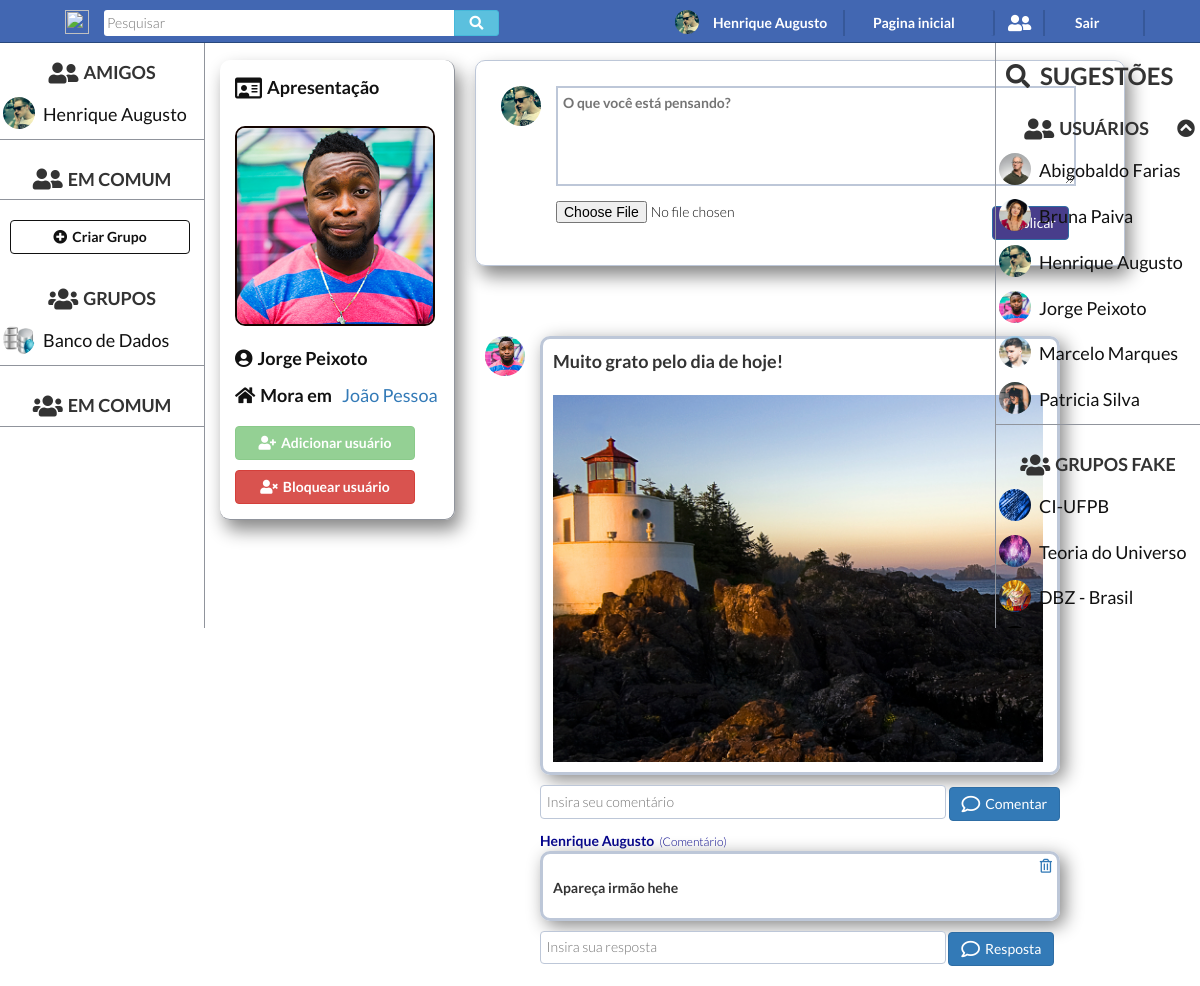
The app's page /web-project/profilefak.php?user=jorge@hotmail.com (signed in) with its own data.
### tables this page shows
CREATE TABLE `usuario` (
  `id_usuario` varchar(255) NOT NULL,
  `nome_usuario` varchar(255) NOT NULL,
  `visibilidade` int(11) NOT NULL,
  `cidade` varchar(255) NOT NULL,
  `foto_usuario` varchar(255) NOT NULL,
  `senha` varchar(255) NOT NULL
);

CREATE TABLE `publicacao` (
  `id_publicacao` int(11) NOT NULL,
  `id_mural` int(11) NOT NULL,
  `arquivo` varchar(255) DEFAULT NULL,
  `conteudo` varchar(255) DEFAULT NULL,
  `id_autor` varchar(255) NOT NULL
);

CREATE TABLE `comentario` (
  `id_comentario` int(11) NOT NULL,
  `id_publicacao` int(11) NOT NULL,
  `id_autor` varchar(255) NOT NULL,
  `conteudo` varchar(255) NOT NULL
);

CREATE TABLE `grupo` (
  `id_grupo` int(11) NOT NULL,
  `nome_grupo` varchar(255) NOT NULL,
  `descricao` varchar(255) NOT NULL,
  `foto_grupo` varchar(255) NOT NULL,
  `privacidade` int(11) NOT NULL
);

CREATE TABLE `membro` (
  `id_grupo` int(11) NOT NULL,
  `id_usuario` varchar(255) NOT NULL,
  `status_participacao` int(11) NOT NULL,
  `status_adm` int(11) NOT NULL,
  `autor_block` varchar(255) NOT NULL
);

### web-project/profilefak.php (the view, shortened to what the rows shown need)
<?PHP
	$conecta =  mysqli_connect("localhost","root","","fakebook");
	$usuario_perfil = $_GET['user'];
	$user_logado = $_SESSION['id_usuario'];
	$sql_dados_logado = "SELECT * FROM Usuario WHERE id_usuario = '$user_logado'";
	$sql_dados = "SELECT * FROM Usuario WHERE id_usuario = '$usuario_perfil'";
	$sql_usuarios = "SELECT id_usuario,nome_usuario,foto_usuario FROM Usuario";
	$sql_user_amigos1 = "SELECT id_usuario, nome_usuario, foto_usuario FROM Usuario INNER JOIN Amizade ON Amizade.id_usuario2 = usuario.id_usuario AND Amizade.status_amizade=1 AND Amizade.id_usuario1='$usuario_perfil'";
	$sql_blockadd1 = "SELECT * FROM Amizade WHERE id_usuario1='$user_logado' AND id_usuario2='$usuario_perfil' AND (status_amizade=1 OR status_amizade=2)";
	$sql_blockadd2 = "SELECT * FROM Amizade WHERE id_usuario2='$user_logado' AND id_usuario1='$usuario_perfil' AND (status_amizade=1 OR status_amizade=2)";
	$sql_blockvisiamg1 = "SELECT * FROM Amizade WHERE id_usuario1='$user_logado' AND id_usuario2='$usuario_perfil' AND status_amizade=1";
	$sql_blockvisiamg2 = "SELECT * FROM Amizade WHERE id_usuario2='$user_logado' AND id_usuario1='$usuario_perfil' AND status_amizade=1";
	$conexao_dados = mysqli_query($conecta, $sql_dados) or die ("Erro na seleção dos dados do usuario.");
	$conexao_dados_logado = mysqli_query($conecta, $sql_dados_logado) or die ("Erro na seleção dos dados do usuario logado.");
	$conexao_usuarios = mysqli_query($conecta, $sql_usuarios) or die ("Erro na seleção dos usuarios do sistema.");
	$conexao_user_amigos1 = mysqli_query($conecta, $sql_user_amigos1) or die ("Erro na seleção dos Amigos do usuario visitado.");
	$conexao_blockadd1 = mysqli_query($conecta, $sql_blockadd1) or die ("Erro na verificação do botão de adicionar.");
	$conexao_blockadd2 = mysqli_query($conecta, $sql_blockadd2) or die ("Erro na verificação do botão de adicionar.");
	$conexao_blockvisiamg1 = mysqli_query($conecta, $sql_blockvisiamg1) or die ("Erro na verificação da amizade.");
	$conexao_blockvisiamg2 = mysqli_query($conecta, $sql_blockvisiamg2) or die ("Erro na verificação da amizade.");
	$dados_user = mysqli_fetch_assoc($conexao_dados);
	$dados_user_logado = mysqli_fetch_assoc($conexao_dados_logado);
	$emComum1 = mysqli_fetch_all($conexao_user_amigos1);
	$blockadd = false;
	if(mysqli_num_rows ($conexao_blockadd1) > 0 or mysqli_num_rows ($conexao_blockadd2)>0){
		$blockadd = true;
	}
	$blockvisiamg = false;
	if(mysqli_num_rows ($conexao_blockvisiamg1) > 0 or mysqli_num_rows ($conexao_blockvisiamg2)>0){
		$blockvisiamg = true;
	}
	$blockamgamg = false;
?>
<?php
	$sql_mural_visitado = "SELECT id_mural FROM mural_usuario WHERE id_usuario='$usuario_perfil'";
	$conexao_mural_visitado = mysqli_query($conecta, $sql_mural_visitado) or die (header('Falha ao capturar mural'));
	$index_mural_visitado = mysqli_fetch_assoc($conexao_mural_visitado);
	$sql_seleciona_post = "SELECT * FROM publicacao WHERE id_mural='".$index_mural_visitado['id_mural']."' ORDER BY id_publicacao DESC";
	$conexao_seleciona_post = mysqli_query($conecta, $sql_seleciona_post) or die (header('Falha ao capturar publicações'));
	$sql_seleciona_mural_logado = "SELECT id_mural FROM mural_usuario WHERE id_usuario='$user_logado'";
	$conexao_seleciona_mural_logado = mysqli_query($conecta, $sql_seleciona_mural_logado) or die (header('Falha ao selecionar mural do usuario logado'));
	$id_mural_user_logado = mysqli_fetch_assoc($conexao_seleciona_mural_logado);
?>
<?php
	$sql_selecio_allgroups = "SELECT * FROM grupo";
	$sql_seleciona_grupos = "SELECT * FROM grupo INNER JOIN membro ON membro.id_grupo = grupo.id_grupo AND membro.id_usuario = '$usuario_perfil' AND membro.status_participacao=1";
	$conexao_seleciona_grupos  = mysqli_query($conecta, $sql_seleciona_grupos ) or die (header('Falha ao selecionar grupos do usuário visitado'));
	$conexao_selecio_allgroups  = mysqli_query($conecta, $sql_selecio_allgroups ) or die (header('Falha ao selecionar todos os grupos do sistema'));
	$grupos_user = mysqli_fetch_all($conexao_seleciona_grupos);
?>
<!DOCTYPE html>
<html lang="pt-br">
<head>
	<link rel="stylesheet"  href="statics/css/style.css">
	<link rel="stylesheet" href="https://use.fontawesome.com/releases/v5.1.0/css/all.css">
	<link rel="stylesheet"  href="https://maxcdn.bootstrapcdn.com/font-awesome/4.7.0/css/font-awesome.min.css">
	<link rel="stylesheet" href="https://maxcdn.bootstrapcdn.com/bootstrap/3.3.7/css/bootstrap.min.css">
</head>
<body>
	<header>
	<nav class="nav-profile">
		<div class="session-user">
			<?php
				echo "<img src=".$dados_user_logado['foto_usuario']."><span>".$dados_user_logado['nome_usuario']."<span>";
			?>
		</div>
	</nav>
	</header>
	<main class="content-wrapper">
		<div class="data-user">
			<label><i class="far fa-id-card fa-lg"></i>Apresentação</label><br>
			<?php
				echo "<img src=".$dados_user['foto_usuario']."><br><label><i class='fas fa-user-circle'></i>".$dados_user['nome_usuario']."</label><br><label>";
				if($dados_user['visibilidade'] == 3 or $blockvisiamg or $dados_user['id_usuario']==$dados_user_logado['id_usuario'] or $blockamgamg){
					echo "<i class='fas fa-home'></i>Mora em</label><a href=''><h4>".$dados_user['cidade']."</h4></a><br>";
				}else{
					echo "<i class='fas fa-user-lock'></i></label><a href=''><h4>Privado</h4></a><br>";
				}
			?>
			<button class="btn btn-success" onclick="window.location=
			<?php echo "'friendship.php?amizade_requisitada=".$dados_user['id_usuario']."'" ?>"
			<?php if($dados_user_logado['id_usuario']==$dados_user['id_usuario'] or $blockadd){
				echo "disabled";
			} ?>
			><i class="fas fa-user-plus"></i>Adicionar usuário</button><br>
			<button class="btn btn-danger" onclick="window.location=
			<?php echo "'friendship.php?bloqueio_requisitado=".$dados_user['id_usuario']."&id_mural_logado=".$id_mural_user_logado['id_mural']."'" ?>"
			<?php if($dados_user_logado['id_usuario']==$dados_user['id_usuario']){
				echo "disabled";
			} ?>
			><i class="fas fa-user-times"></i>Bloquear usuário</button>
		</div>
		<?php
		if($dados_user['visibilidade'] == 3 or $blockvisiamg or $dados_user['id_usuario']==$dados_user_logado['id_usuario'] or $blockamgamg){
		?>
		<form class="input-mural" enctype="multipart/form-data"  action="posts.php" method="POST" id="post_usuario">
			<div class="content-input">
				<?php
					echo "<img src=".$dados_user_logado['foto_usuario'].">";
				?>
				<textarea name="content-post-input" placeholder="O que você está pensando?"></textarea>
			</div>
			<div class="footer-input">
				<input type="file" name="imagem_post_usuario" id="imagem_post_usuario">
				<input class="btn btn-primary" type="submit" name="btn-newpost"
				<?php
					if(!$blockvisiamg && $user_logado!=$usuario_perfil){
						echo "disabled=true";
					}
				?>
				value="Publicar">
			</div>
		</form>
		<div class="mural-posts">
		<?php
			if(mysqli_num_rows($conexao_seleciona_post)>0){
				while ($linha = mysqli_fetch_assoc($conexao_seleciona_post)) {
					$sql_info_autor = "SELECT * FROM Usuario WHERE id_usuario='".$linha['id_autor']."'";
					$conexao_info_autor = mysqli_query($conecta, $sql_info_autor) or die (header('Falha ao capturar informações do autor da publicação'));
					$dados_info_autor = mysqli_fetch_assoc($conexao_info_autor);
					$aval_block_post = false;
					if (!$aval_block_post) {
				?>
				<div class="myposts">
					<div class="item-post">
						<img class="img-autor-pub" <?php echo "src='".$dados_info_autor['foto_usuario']."'"; ?>>
						<div class="content-post">
						<?php
							if(!empty($linha['conteudo'])){
								echo "<p>".$linha['conteudo']."</p>";
							}
							if(!empty($linha['arquivo'])){
								echo "<img src='".$linha['arquivo']."''><br>";
							}
						?>
						</div>
					</div>
					<form class="coment-post" action="posts.php" method="POST">
						<input type="text" name="text-coment" placeholder="Insira seu comentário" required autocomplete="off">
						<button class="btn btn-primary" type="submit"
						<?php
							if(!$blockvisiamg && $user_logado!=$usuario_perfil){
								echo "disabled=true";
							}
						?>
						name="btn-comenta"><i class="far fa-comment fa-lg"></i>Comentar</button>
					</form>
					<?php
						$sql_seleciona_coment = "SELECT * FROM comentario WHERE id_publicacao='".$linha['id_publicacao']."'";
						$conexao_seleciona_coment = mysqli_query($conecta, $sql_seleciona_coment) or die (header('Falha ao capturar comentários'));
						$count_id_comentario = 0;
						if(mysqli_num_rows($conexao_seleciona_coment)>0){
							while ($linha_coment = mysqli_fetch_assoc($conexao_seleciona_coment)) {
								$sql_coment_autor = "SELECT * FROM Usuario WHERE id_usuario='".$linha_coment['id_autor']."'";
								$conexao_coment_autor = mysqli_query($conecta, $sql_coment_autor) or die (header('Falha ao capturar informações do autor do comentario'));
								$dados_coment_autor = mysqli_fetch_assoc($conexao_coment_autor);
								$aval_block_coment = false;
								if (!$aval_block_coment) {
					?>
						<div class="mycoments">
							<div class="item-coment">
								<div class="margin-coment">
									<span><?php echo "".$dados_coment_autor['nome_usuario'].""; ?><small>(Comentário)</small></span>
								</div>
								<div class="content-coment">
									<?php
										if($dados_coment_autor['id_usuario'] == $dados_user_logado['id_usuario'] || $dados_user_logado['id_usuario']==$dados_user['id_usuario']){
									?>
									<a href= <?php echo "'posts.php?count_id_comentario=".$count_id_comentario."&id_publicacao=".$linha['id_publicacao']."&user_visitado=".$dados_user['id_usuario']."'"; ?>>
										<i class="far fa-trash-alt pull-right"></i>
									</a>
									<?php
										}
									?>
									<p><?php echo "".$linha_coment['conteudo'].""; ?></p>
								</div>
								<form class="coment-post" action="posts.php" method="POST">
									<input type="text" name="text-resposta" placeholder="Insira sua resposta" autocomplete="off" required>
									<button class="btn btn-primary" type="submit"
									<?php
										if(!$blockvisiamg && $user_logado!=$usuario_perfil){
											echo "disabled=true";
										}
									?>
									 name="btn-resposta"><i class="far fa-comment fa-lg"></i>Resposta</button>
								</form>
							</div>
						</div>
					<?php
							$count_id_comentario += 1;
								}
							}
						}
					?>
				</div>
				<?php
						}
				}
			}
		?>
		</div>
		<?php
			}
		?>
		<div class="panel-fixed-r">
			<div class="users-system">
				<ul class="users-list" id='toggle-user'>
					<?php
						while($linha = mysqli_fetch_assoc($conexao_usuarios)){
							$id_user_logado = $dados_user_logado['id_usuario'];
							$id_user_verficado = $linha['id_usuario'];
							$sql_tablock1 = "SELECT * FROM Amizade WHERE status_amizade=3 AND id_usuario1='$id_user_logado' AND id_usuario2='$id_user_verficado' AND autor_request!='$id_user_logado'";
							$sql_tablock2 = "SELECT * FROM Amizade WHERE status_amizade=3 AND id_usuario2='$id_user_logado' AND id_usuario1='$id_user_verficado' AND autor_request!='$id_user_logado'";
							$sql_tablock1_autor = "SELECT * FROM Amizade WHERE status_amizade=3 AND id_usuario1='$id_user_logado' AND id_usuario2='$id_user_verficado' AND autor_request='$id_user_logado'";
							$sql_tablock2_autor = "SELECT * FROM Amizade WHERE status_amizade=3 AND id_usuario2='$id_user_logado' AND id_usuario1='$id_user_verficado' AND autor_request='$id_user_logado'";
							$conexao_tablock1 = mysqli_query($conecta, $sql_tablock1) or die ("Erro na verificação do bloqueio.");
							$conexao_tablock2 = mysqli_query($conecta, $sql_tablock2) or die ("Erro na verificação do bloqueio");
							$conexao_tablock1_autor = mysqli_query($conecta, $sql_tablock1_autor) or die ("Erro na verificação do bloqueio como autor.");
							$conexao_tablock2_autor = mysqli_query($conecta, $sql_tablock2_autor) or die ("Erro na verificação do bloqueio como autor");
							if(mysqli_num_rows ($conexao_tablock1) > 0 or mysqli_num_rows ($conexao_tablock2) > 0){
								;
							}else
							if(mysqli_num_rows ($conexao_tablock1_autor) > 0 or mysqli_num_rows ($conexao_tablock2_autor) > 0){
								echo "<li><a><img src='".$linha['foto_usuario']."'><h4>".$linha['nome_usuario']."</h4></a><a href=".'friendship.php?unblock='.$linha['id_usuario']."><i class='fas fa-ban'></i></a></li>";
							}else{
								echo "<li><a href=".'profilefak.php?user='.$linha['id_usuario']."><img src='".$linha['foto_usuario']."'><h4>".$linha['nome_usuario']."</h4></a></li>";
							}
						}
					?>
				</ul>
			</div>
			<div class="groups-system">
				<ul class="groups-list">
					<?php
						while($linha = mysqli_fetch_assoc($conexao_selecio_allgroups)){
							$grupo_verificado = $linha['id_grupo'];
							$sql_ver_block = "SELECT * FROM membro WHERE id_grupo='$grupo_verificado' AND id_usuario='$user_logado' AND (status_participacao=3 OR status_participacao=4)";
							$conexao_ver_block = mysqli_query($conecta, $sql_ver_block) or die ("Erro na verificação do bloqueio com o grupo");
							if(mysqli_num_rows($conexao_ver_block)>0){
								;
							}else{
								echo "<li><a href=".'groupsfak.php?group='.$linha['id_grupo']."><img src='".$linha['foto_grupo']."'><h4>".$linha['nome_grupo']."</h4></a></li>";
							}
						}
					?>
				</ul>
			</div>
		</div>
		<div class="panel-fixed-l">
			<div class="users-system">
				<?php
				if($dados_user['visibilidade'] == 3 or $blockvisiamg or $dados_user['id_usuario']==$dados_user_logado['id_usuario'] or $blockamgamg){
				?>
				<ul class="users-list">
					<?php
						foreach ($emComum1 as $value) {
							$id_user_verficado = $value[0];
							$id_user_logado = $dados_user_logado['id_usuario'];
							$sql_verifica1_block1 = "SELECT * FROM Amizade WHERE status_amizade=3 AND id_usuario1='$id_user_logado' AND id_usuario2='$id_user_verficado'";
							$sql_verifica1_block2 = "SELECT * FROM Amizade WHERE status_amizade=3 AND id_usuario2='$id_user_logado' AND id_usuario1='$id_user_verficado'";
							$conexao_verifica1_block1 = mysqli_query($conecta, $sql_verifica1_block1) or die ("Erro na verificação do bloqueio.");
							$conexao_verifica1_block2 = mysqli_query($conecta, $sql_verifica1_block2) or die ("Erro na verificação do bloqueio");
							if(!(mysqli_num_rows ($conexao_verifica1_block1) > 0 or mysqli_num_rows ($conexao_verifica1_block2) > 0)){
								echo "<li><a href=".'profilefak.php?user='.$value[0]."><img src='".$value[2]."'><h4>".$value[1]."</h4></a></li>";
							}
						}
					?>
				</ul>
				<?php
					}
				?>
			</div>
			<div class="groups-system">
				<?php
				if($dados_user['visibilidade'] == 3 or $blockvisiamg or $dados_user['id_usuario']==$dados_user_logado['id_usuario'] or $blockamgamg){
				?>
				<ul class="groups-list">
					<?php
						foreach ($grupos_user as $value) {
							echo "<li><a href=".'groupsfak.php?group='.$value[0]."><img src='".$value[3]."'><h4>".$value[1]."</h4></a></li>";
						}
					?>
				</ul>
				<?php
				}
				?>
			</div>
		</div>
	</main>
</body>
</html>

### records on screen
usuario: foto_usuario (picture), nome_usuario "Henrique Augusto"
usuario: foto_usuario (picture), nome_usuario "Jorge Peixoto", cidade "João Pessoa"
publicacao: id_autor.foto_usuario (picture), conteudo "Muito grato pelo dia de hoje!", arquivo (picture)
comentario: id_autor.nome_usuario "Henrique Augusto", conteudo "Apareça irmão hehe"
usuario: foto_usuario (picture), nome_usuario "Abigobaldo Farias"
usuario: foto_usuario (picture), nome_usuario "Bruna Paiva"
usuario: foto_usuario (picture), nome_usuario "Marcelo Marques"
usuario: foto_usuario (picture), nome_usuario "Patricia Silva"
grupo: foto_grupo (picture), nome_grupo "CI-UFPB"
grupo: foto_grupo (picture), nome_grupo "Teoria do Universo"
grupo: foto_grupo (picture), nome_grupo "DBZ - Brasil"
grupo: foto_grupo (picture)
membro: id_grupo.foto_grupo (picture), id_grupo.nome_grupo "Banco de Dados"
